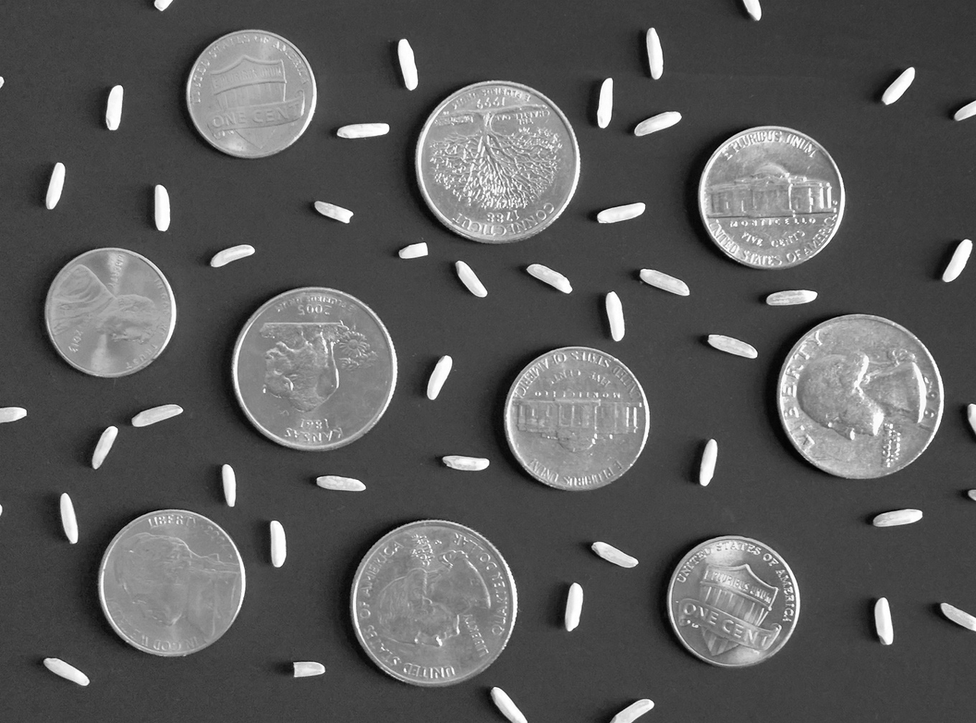
%> input picture hw2/coins.png, 976 x 723 px, shrunk from 1280 x 949 before the run
$ octave hw2_walkthrough1.m   (GNU Octave 9; MATLAB toolbox functions it lacks are replaced by stand-ins)
%> lines starting %> are read from the running program, lines starting %| are printed output that depends on the picture; in (x1, y1, x2, y2) boxes, pixels count from 0 and x2, y2 are one past the last pixel; in counts of white or black regions, pixels touching at a corner belong together; the program's own positions count from 1
%--------------------------------------------------------------------------
% Walkthrough 1
%--------------------------------------------------------------------------
close all;
clear all;
clc;
%-----------------
% Convert a grayscale image to a binary image
%-----------------
fh1 = figure;
img = imread('coins.png');
%> img is the input picture: size 723x976x3 uint8; min 0, max 255, mean 91.2
subplot(1, 2, 1);
imshow(img); title('Original Image');

% Convert the image into a binary image by applying a threshold
%threshold = ??;
threshold = 100/255;

bw_img = im2bw(img, threshold);
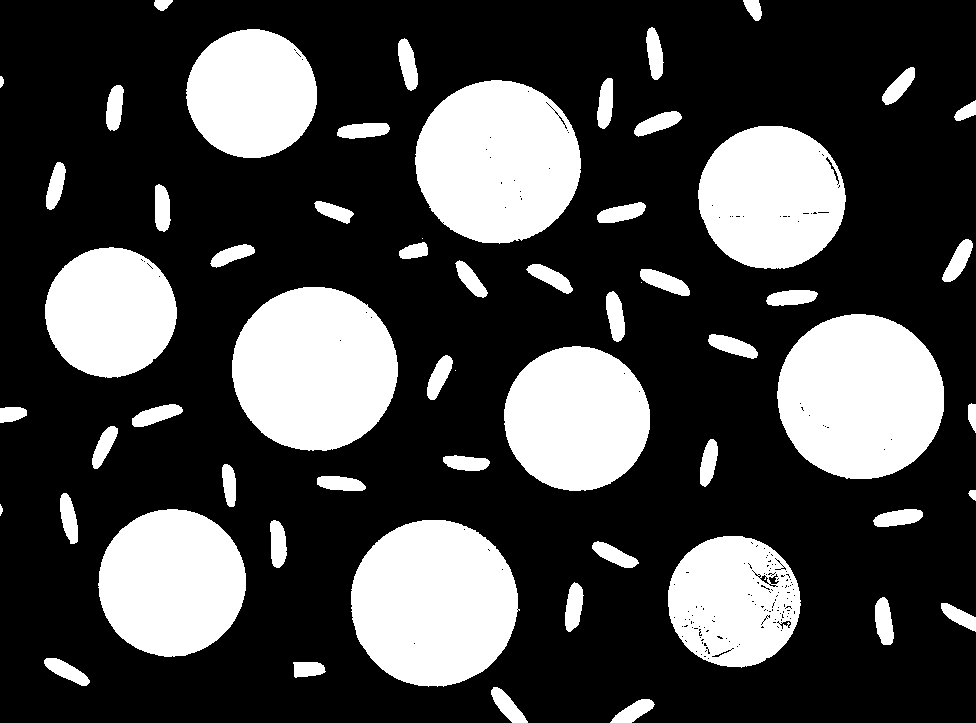
%> bw_img: size 723x976 logical; 28.4% white; 59 white regions (3 under 20 px), largest, box (x1, y1, x2, y2) and area: (351, 520, 520, 687) 21933, (777, 314, 944, 479) 21645, (232, 287, 398, 451) 21351
subplot(1, 2, 2);
imshow(bw_img); title('Binary Image');

saveas(fh1, 'binary_coins.png');

%-----------------
% Remove noises in the binary image
%-----------------
% Clean the image (you may notice some holes in the coins) by using
% dilation and then erosion
fh2 = figure;

% Specify the number of dilations/erosions
%k = ??;
k = 5;

processed_img = bwmorph(bw_img, 'dilate', k);
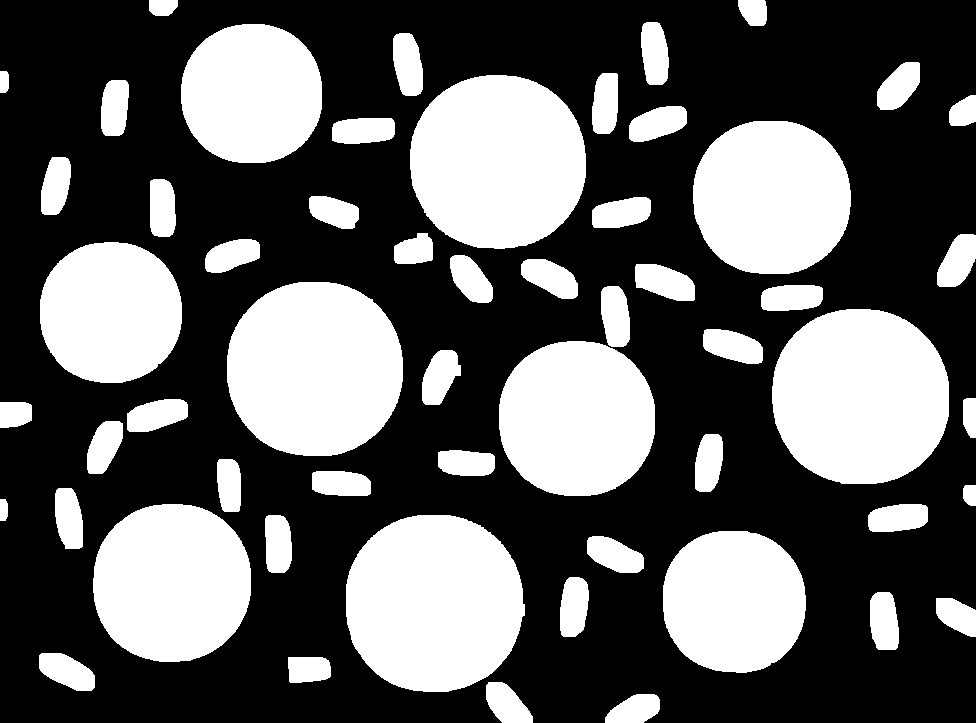
%> processed_img: size 723x976 logical; 37.3% white; 56 white regions, largest, box (x1, y1, x2, y2) and area: (346, 515, 525, 692) 25419, (772, 309, 949, 484) 25080, (227, 282, 403, 456) 24766
subplot(1, 2, 1);
imshow(processed_img); title('After Dilation');

% Apply erosion then dilation once to remove the noises
processed_img = bwmorph(processed_img, 'erode', k);
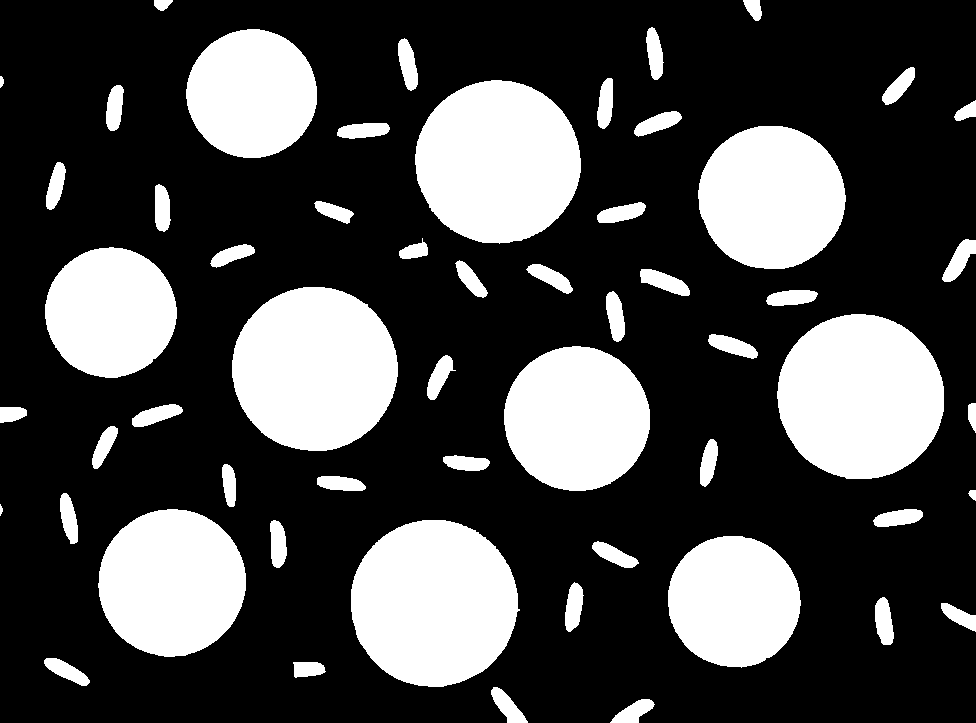
%> processed_img: size 723x976 logical; 28.5% white; 56 white regions, largest, box (x1, y1, x2, y2) and area: (351, 520, 520, 687) 21959, (777, 314, 944, 479) 21660, (232, 287, 398, 451) 21366
subplot(1, 2, 2);
imshow(processed_img); title('After Erosion');

saveas(fh2, 'noise_removal_coins.png');

%-----------------
% Remove the rices
%-----------------
% Apply erosion then dilation once to remove the rices
fh3 = figure;

% Specify the number of erosions/dilations
%k = ??;
k = 10;

processed_img = bwmorph(processed_img, 'erode', k);
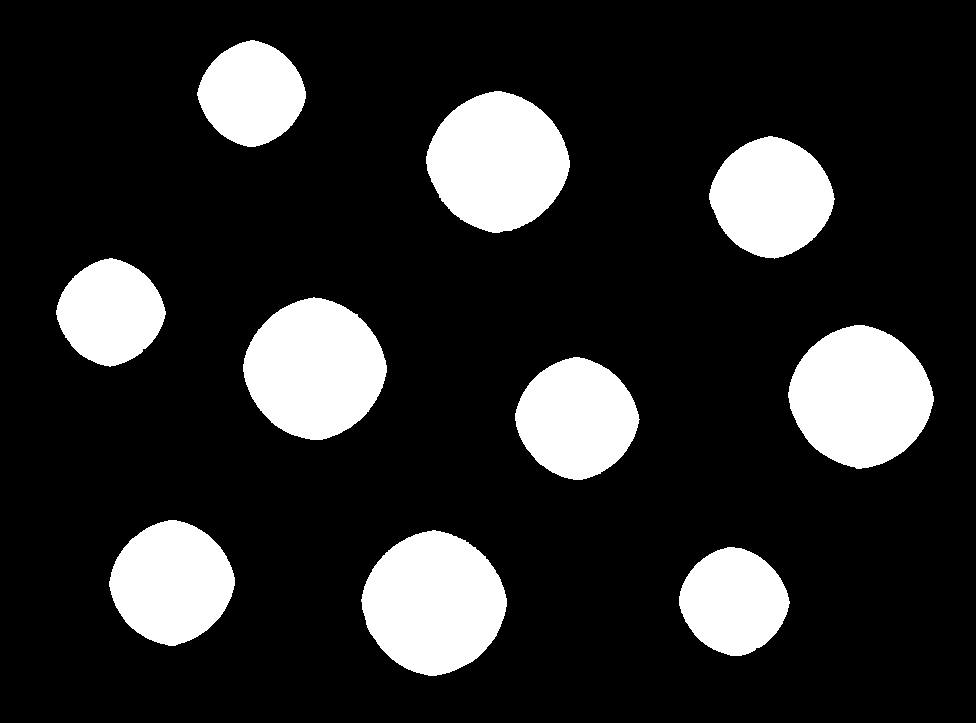
%> processed_img: size 723x976 logical; 17.2% white; 10 white regions, largest, box (x1, y1, x2, y2) and area: (361, 530, 507, 676) 15680, (788, 325, 934, 469) 15437, (243, 297, 387, 440) 15174
subplot(1, 2, 1);
imshow(processed_img); title('After Erosion');

processed_img = bwmorph(processed_img, 'dilate', k);
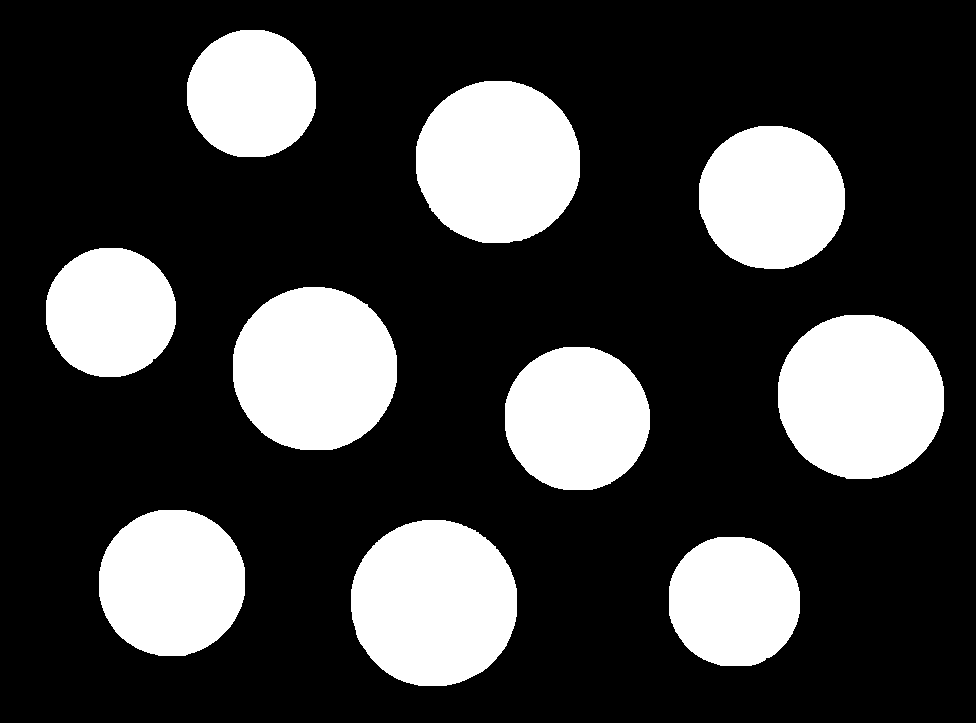
%> processed_img: size 723x976 logical; 25% white; 10 white regions, largest, box (x1, y1, x2, y2) and area: (351, 520, 517, 686) 21920, (778, 315, 944, 479) 21637, (233, 287, 397, 450) 21314
subplot(1, 2, 2);
imshow(processed_img); title('After Dilation');

saveas(fh3, 'morphological_operations_coins.png');

$ run again, with hw2/many_objects_1.png copied over hw2/coins.png
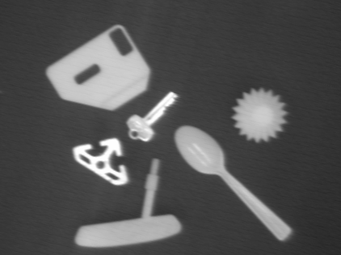
%> input picture hw2/many_objects_1.png, 341 x 255 px, shrunk from 422 x 315 before the run
%> img is the input picture: size 255x341 uint8; min 40, max 255, mean 82.3
%> `bw_img = im2bw(img, threshold);`:
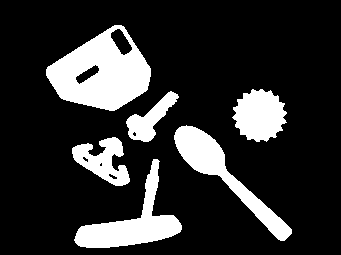
%> bw_img: size 255x341 logical; 18.5% white; 6 white regions, box (x1, y1, x2, y2) and area: (46, 25, 151, 111) 5376, (74, 159, 182, 248) 3061, (174, 125, 292, 241) 3012, (232, 89, 287, 142) 2073, (72, 137, 130, 186) 1474, (126, 91, 179, 142) 1068
%> `processed_img = bwmorph(processed_img, 'dilate', k);`:
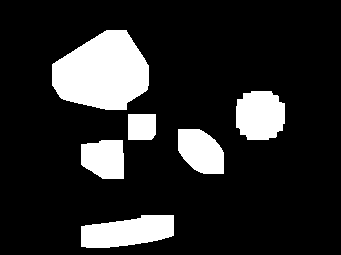
%> processed_img: size 255x341 logical; 15.9% white; 6 white regions, box (x1, y1, x2, y2) and area: (52, 30, 149, 110) 5716, (81, 215, 174, 248) 2309, (236, 91, 285, 140) 2045, (178, 129, 224, 174) 1612, (81, 140, 124, 179) 1447, (128, 114, 156, 140) 716

$ run again, with hw2/many_objects_2.png copied over hw2/coins.png
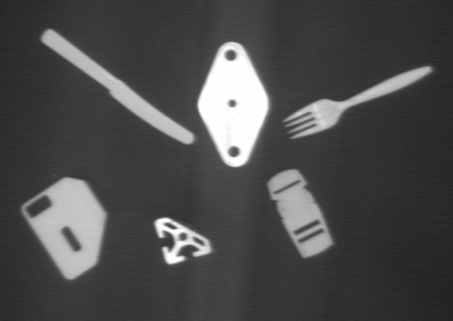
%> input picture hw2/many_objects_2.png, 453 x 321 px, shrunk from 561 x 397 before the run
%> img is the input picture: size 321x453 uint8; min 32, max 255, mean 75.1
%> `bw_img = im2bw(img, threshold);`:
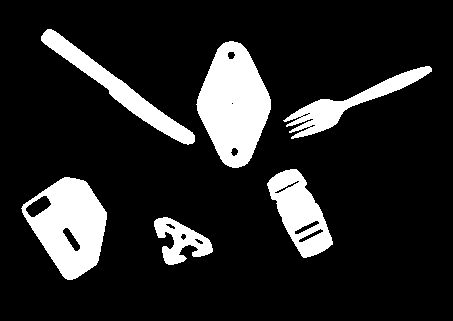
%> bw_img: size 321x453 logical; 14.7% white; 6 white regions, box (x1, y1, x2, y2) and area: (196, 41, 271, 168) 6231, (21, 177, 107, 280) 5260, (41, 29, 195, 145) 3020, (267, 169, 333, 258) 3011, (283, 66, 432, 139) 2458, (154, 217, 213, 265) 1384
%> `processed_img = bwmorph(processed_img, 'dilate', k);`:
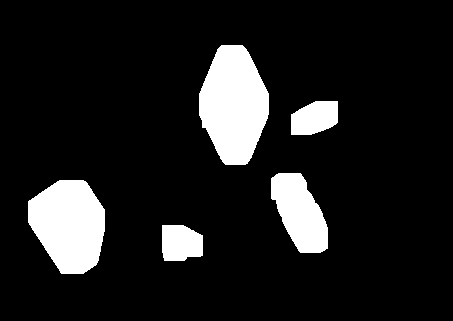
%> processed_img: size 321x453 logical; 11.9% white; 5 white regions, box (x1, y1, x2, y2) and area: (199, 45, 269, 165) 6170, (28, 180, 105, 274) 5478, (271, 173, 328, 253) 3022, (291, 101, 338, 135) 1296, (162, 225, 203, 261) 1291
